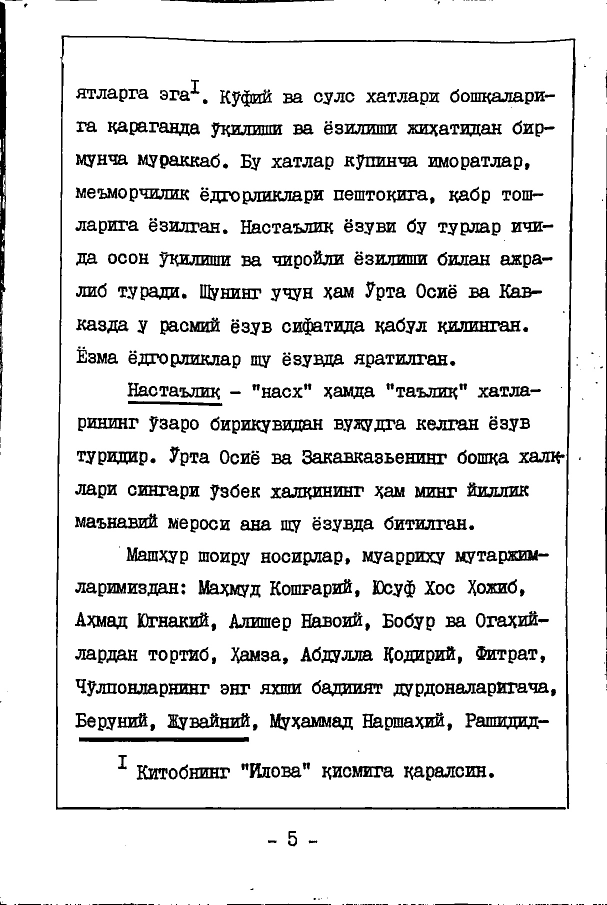
#> input picture 1.jpg, 1214 x 1809 px (shown at 1/2 size)
$ python -i words.py   (imports and definitions only)   (older library calls are emulated)
#> lines starting #> are read from the running program, lines starting #| are printed output that depends on the picture; after the words box and inside, x2 and y2 are one past the last pixel; in counts of white or black regions, pixels touching at a corner belong together
#> further down, picture is the input picture: shape (1809, 1214, 3); min 0, max 255, mean 227.5
### ocr/helpers.py
""
import matplotlib.pyplot as plt
import numpy as np
import cv2

SMALL_HEIGHT = 800


# [5 lines left out: function implt, not called in this run]


def resize(img, height=SMALL_HEIGHT, allways=False):
    """Resize image to given height."""
    if (img.shape[0] > height or allways):
        rat = height / img.shape[0]
        return cv2.resize(img, (int(rat * img.shape[1]), height))

    return img


def ratio(img, height=SMALL_HEIGHT):
    """Getting scale ratio."""
    return img.shape[0] / height


# [12 lines left out: function img_extend, not called in this run]

### ocr/words.py
import numpy as np
import matplotlib.pyplot as plt
import cv2

from .helpers import *


def detection(image, join=False):
    """Detecting the words bounding boxes.
    Return: numpy array of bounding boxes [x, y, x+w, y+h]
    """
#> called with join = False
    # Preprocess image for word detection
    blurred = cv2.GaussianBlur(image, (5, 5), 18)
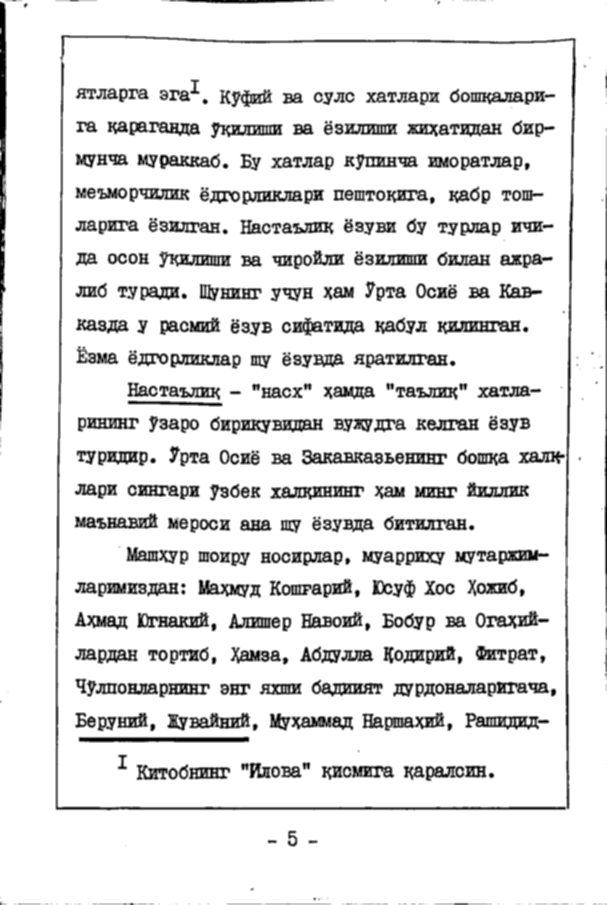
#> blurred: shape (1809, 1214, 3) (shown at 1/2 size); min 0, max 255, mean 227.6
    #edge_img = _edge_detect(blurred)
    ret, edge_img = cv2.threshold(blurred, 50, 255, cv2.THRESH_BINARY)
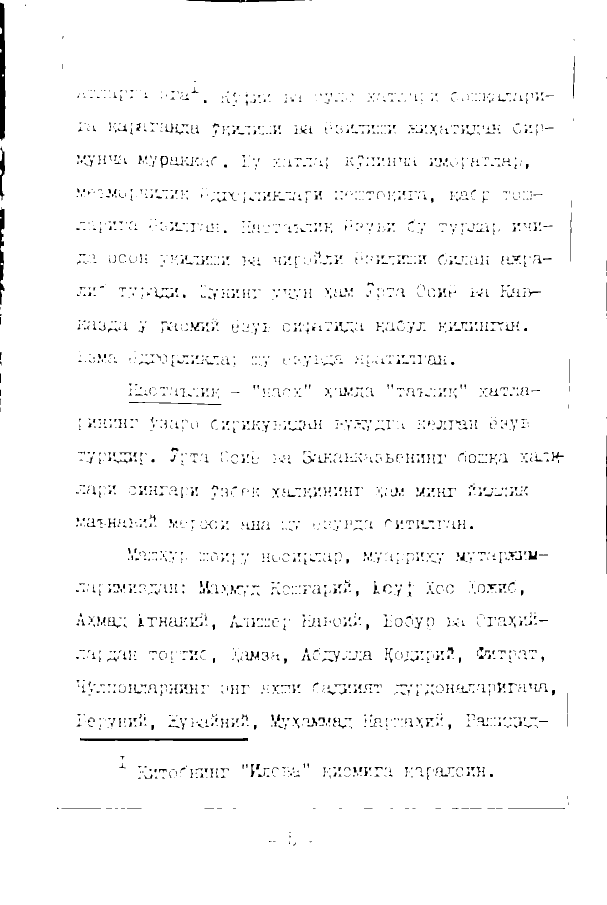
#> edge_img: shape (1809, 1214, 3) (shown at 1/2 size); 97.4% white; 2944 black regions (2089 under 20 px), largest, box (x1, y1, x2, y2) and area: (0, 5, 11, 282) 2568, (160, 1476, 496, 1482) 1636, (0, 414, 9, 610) 1106
    bw_img = cv2.morphologyEx(edge_img, cv2.MORPH_CLOSE,
                              np.ones((15, 15), np.uint8))
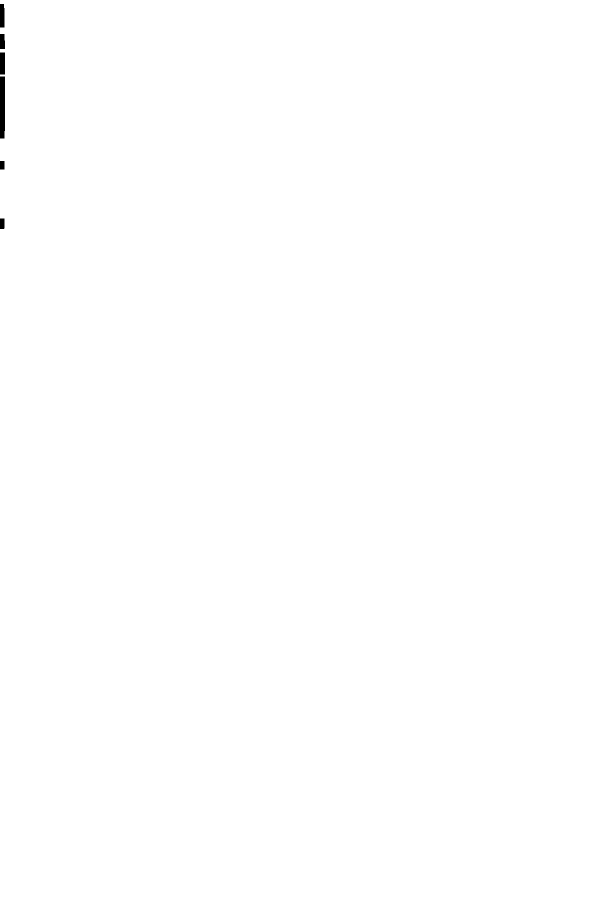
#> bw_img: shape (1809, 1214, 3) (shown at 1/2 size); 99.9% white; 6 black regions, box (x1, y1, x2, y2) and area: (0, 153, 10, 277) 1225, (0, 105, 10, 149) 440, (0, 8, 9, 55) 415, (0, 68, 10, 98) 287, (0, 437, 9, 458) 188, (0, 322, 9, 339) 153

    return _text_detect(bw_img, image, join)


# [84 lines left out: functions sort_words, _edge_detect, _sobel_detect, union, _intersect, _group_rectangles, not called in this run]


def _text_detect(img, image, join=False):
    """Text detection using contours."""
    small = resize(img)
#> in resize, `return cv2.resize(img, (int(rat * img.shape[1]), height))`:
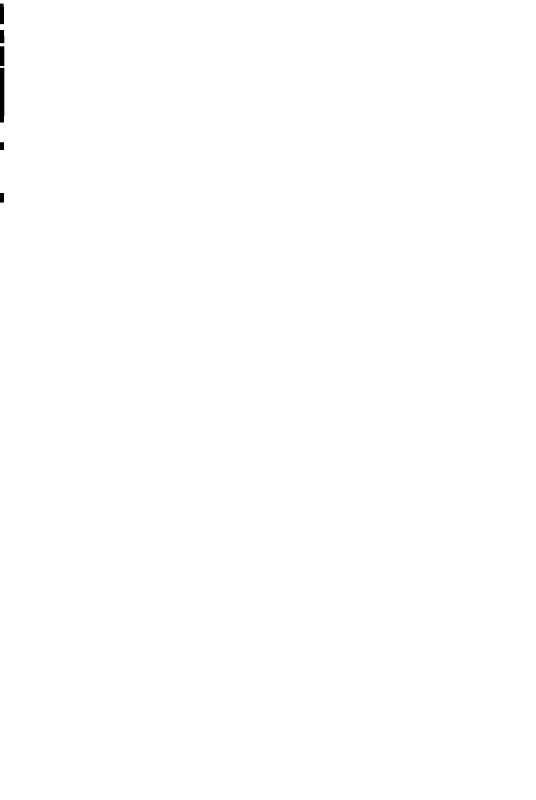
#> returned value: shape (800, 536, 3); min 0, max 255, mean 254.7

    # Finding contours
    mask = np.zeros(small.shape, np.uint8)
#> (the run stopped early here; a loop or call above may not have finished)
